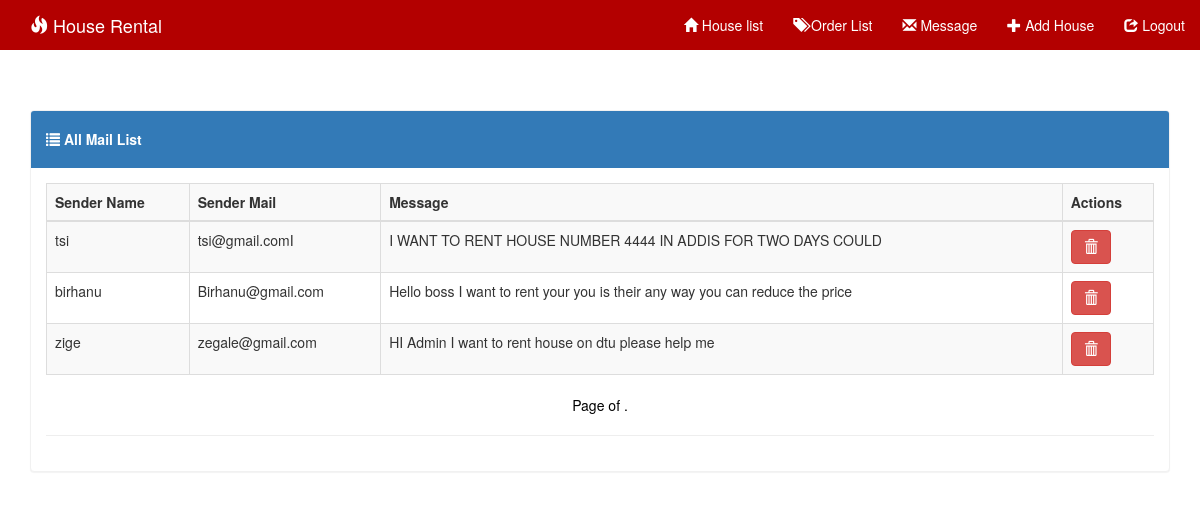
Screenshot of /message/ with the database file from the repository.
### system/models.py (models this page shows)
class PrivateMsg(models.Model):
    name = models.CharField(max_length=200)
    email = models.EmailField()
    message = models.TextField()

### system/views.py (the view)
# urls.py: url(r'^message/$', admin_msg, name='message'),
def admin_msg(request):
    msg = PrivateMsg.objects.order_by('-id')
    context={
        "house": msg,
    }
    return render(request, 'admin_msg.html', context)

### templates/admin_msg.html (shortened to what this page needs)
{% extends 'base.html' %}
{% load crispy_forms_tags %}
{% block nav %}
    <div class="collapse navbar-collapse" id="myNavbar">
      <ul class="nav navbar-nav navbar-right">
        <li><a href="{% url 'adminIndex' %}"><span class="glyphicon glyphicon-home"></span> House list</a></li>
        <li><a href="{% url 'order_list' %}"><span class="glyphicon glyphicon-tags"></span> Order List</a></li>
        <li><a href="{% url 'message' %}"><span class="glyphicon glyphicon-envelope"></span> Message</a></li>
         <li><a href="{% url 'house_create' %}"><span class="glyphicon glyphicon-plus"></span> Add House</a></li>
        <li><a href="{% url 'logout' %}"><span class="glyphicon glyphicon-share"></span> Logout</a></li>
      </ul>
    </div>
{% endblock %}
{% block body %}
<div class='container table-responsive'>
<div class="panel panel-primary">
  <div class="panel-heading"><h5><strong><span class="glyphicon glyphicon-list"></span> All Mail List</strong></h5> </div>
    <div class="panel-body">
  <table class="table table-bordered table-striped table-hover">
   <tr>
    <td><strong>Sender Name</strong></td>
    <td><strong>Sender Mail</strong></td>
    <td><strong>Message</strong></td>
    <td><strong>Actions</strong></td>
  </tr>
      <tbody>
      {% for ob in house %}
    <tr>
    <td>{{ob.name}}</td>
    <td>{{ob.email}}</td>
    <td>{{ob.message}}</td>
    <td>
         <a href="{% url 'msg_delete' ob.id %}"><button type="button" class="btn btn-danger" onclick="return getConfirmation()"><span class="glyphicon glyphicon-trash"></span></button></a>
    </td>
    </tr>
    {% endfor %}
</tbody>
  </table>
<nav>
  <ul class="pager">
      <li class="previous" style="color: black !important;">
          Page {{ house.number }} of {{ house.paginator.num_pages }}.
    </li>
  </ul>
</nav>
        <hr>
</div>
</div>
</div>
{% endblock %}

### static/css/style.css (style rules this page uses)
body { background:url('../images/'); }
.navbar li a, .navbar .navbar-brand { color: #fff !important; }
.panel { margin-top:25px; }
.panel-primary { border-color: #f1f1f1 !important; }

### rows the page displays
PrivateMsg: name "tsi", email "tsi@gmail.comI", message "I WANT TO RENT HOUSE NUMBER 4444 IN ADDIS FOR TWO DAYS COULD"
PrivateMsg: name "birhanu", email "Birhanu@gmail.com", message "Hello boss I want to rent your you is their any way you can reduce the price"
PrivateMsg: name "zige", email "zegale@gmail.com", message "HI Admin I want to rent house on dtu please help me"
